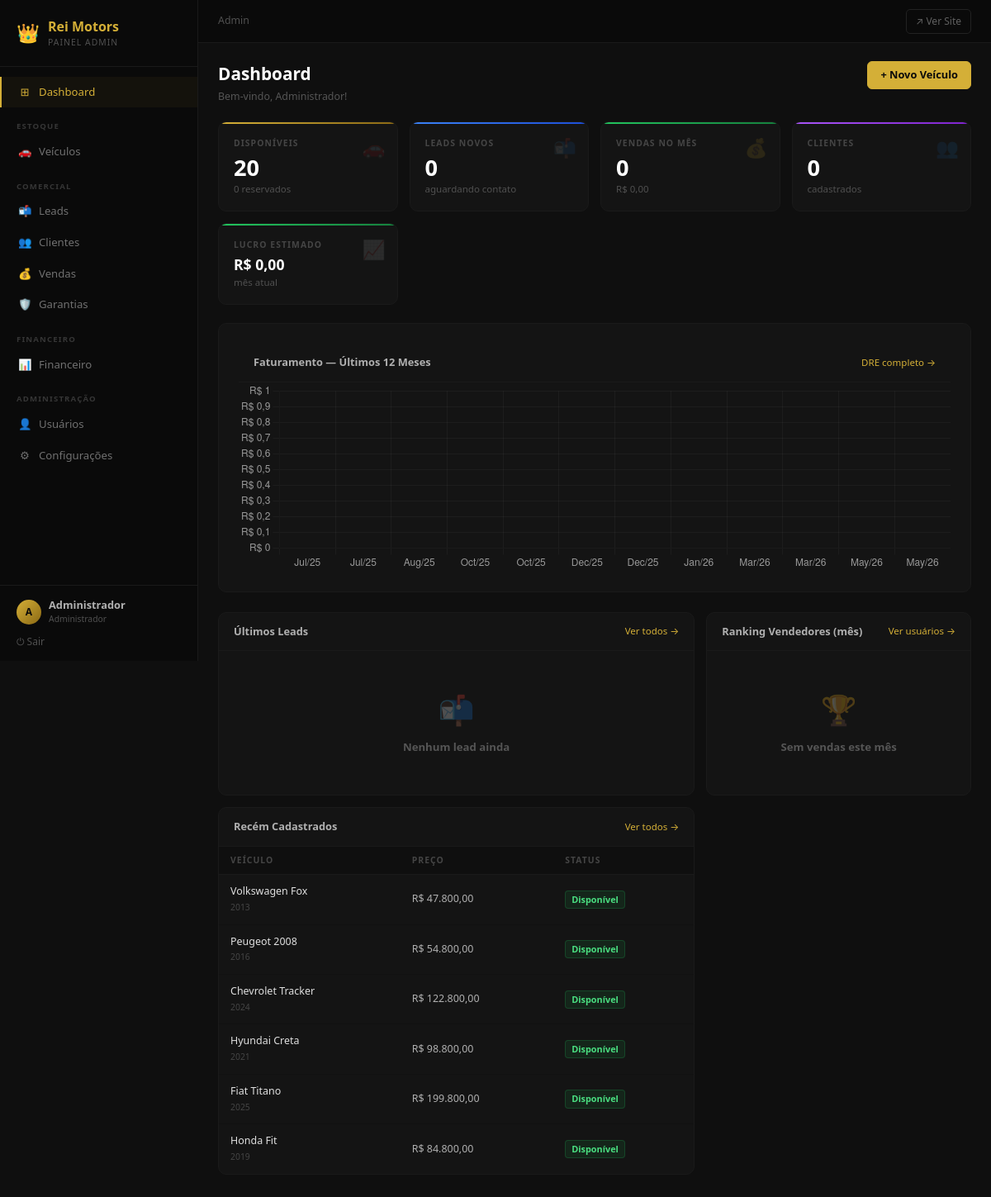
/admin/ (signed in), run on the app's committed database.
### tables this page shows
CREATE TABLE usuarios (
    id INT AUTO_INCREMENT PRIMARY KEY,
    nome VARCHAR(100) NOT NULL,
    email VARCHAR(150) NOT NULL UNIQUE,
    senha VARCHAR(255) NOT NULL,
    cpf VARCHAR(14) UNIQUE,
    telefone VARCHAR(20),
    endereco TEXT,
    role ENUM('admin', 'vendedor') NOT NULL DEFAULT 'vendedor',
    ativo TINYINT(1) DEFAULT 1,
    comissao_percentual DECIMAL(5,2) DEFAULT 3.50,
    criado_em TIMESTAMP DEFAULT CURRENT_TIMESTAMP,
    atualizado_em TIMESTAMP DEFAULT CURRENT_TIMESTAMP ON UPDATE CURRENT_TIMESTAMP,
    INDEX idx_email (email),
    INDEX idx_role (role)
);

CREATE TABLE veiculos (
    id INT AUTO_INCREMENT PRIMARY KEY,
    marca VARCHAR(50) NOT NULL,
    modelo VARCHAR(100) NOT NULL,
    slug VARCHAR(150) UNIQUE,
    ano INT NOT NULL,
    preco_venda DECIMAL(12,2) NOT NULL,
    preco_custo DECIMAL(12,2) NOT NULL,
    preco_tabela_fipe DECIMAL(12,2),
    quilometragem INT DEFAULT 0,
    combustivel ENUM('gasolina', 'flex', 'etanol', 'diesel', 'eletrico') NOT NULL,
    cambio ENUM('manual', 'automatico', 'cvt') NOT NULL,
    cor VARCHAR(50),
    descricao TEXT,
    status ENUM('disponivel', 'reservado', 'vendido') DEFAULT 'disponivel',
    destaque TINYINT(1) DEFAULT 0,
    numero_chassi VARCHAR(50) UNIQUE,
    placa VARCHAR(20) UNIQUE,
    documento VARCHAR(20),
    renavam VARCHAR(20),
    criado_em TIMESTAMP DEFAULT CURRENT_TIMESTAMP,
    atualizado_em TIMESTAMP DEFAULT CURRENT_TIMESTAMP ON UPDATE CURRENT_TIMESTAMP,
    INDEX idx_marca (marca),
    INDEX idx_modelo (modelo),
    INDEX idx_ano (ano),
    INDEX idx_preco (preco_venda),
    INDEX idx_status (status),
    INDEX idx_destaque (destaque)
);

### public_html/admin/index.php (the view, shortened to what the rows shown need)
<?php
require_once __DIR__ . '/../../includes/config.php';
require_once __DIR__ . '/../../includes/db.php';
require_once __DIR__ . '/../../includes/functions.php';
$admin_root    = '';
require_once 'includes/header.php';
$fat_12m = obterTodas(
    "SELECT DATE_FORMAT(data_venda,'%Y-%m') as mes,
            COALESCE(SUM(preco_venda-desconto_aplicado),0) as total
     FROM vendas
     WHERE data_venda >= DATE_SUB(CURDATE(), INTERVAL 11 MONTH)
       AND status IN ('confirmada','entregue')
     GROUP BY DATE_FORMAT(data_venda,'%Y-%m')
     ORDER BY mes ASC"
);
$ultimos_veiculos = obterTodas(
    "SELECT v.id, v.marca, v.modelo, v.ano, v.preco_venda, v.status,
            (SELECT vf.caminho FROM veiculos_fotos vf WHERE vf.veiculo_id=v.id AND vf.principal=1 LIMIT 1) as foto
     FROM veiculos v ORDER BY v.criado_em DESC LIMIT 6"
);
?>
<div class="page__header">
    <div>
        <h1 class="page__titulo">Dashboard</h1>
    </div>
</div>
<div class="widget" style="margin-bottom:1.5rem;padding:1.5rem">
    <div class="widget__header">
        <h2 class="widget__titulo">Faturamento — Últimos 12 Meses</h2>
    </div>
</div>
<div class="dashboard-grid">
    <div class="widget">
        <div class="widget__header">
            <h2 class="widget__titulo">Últimos Leads</h2>
        </div>
    </div>
    <div class="widget">
        <div class="widget__header">
            <h2 class="widget__titulo">Ranking Vendedores (mês)</h2>
        </div>
    </div>
    <div class="widget">
        <div class="widget__header">
            <h2 class="widget__titulo">Recém Cadastrados</h2>
        </div>
        <?php if ($ultimos_veiculos): ?>
        <table class="table">
            <thead><tr><th>Veículo</th><th>Preço</th><th>Status</th></tr></thead>
            <tbody>
            <?php foreach ($ultimos_veiculos as $v): ?>
            <tr>
                <td class="td-titulo">
                    <?= htmlspecialchars($v['marca'].' '.$v['modelo']) ?>
                    <br><small style="color:#454545"><?= $v['ano'] ?></small>
                </td>
                <td><?= formatarMoeda($v['preco_venda']) ?></td>
                <td><span class="badge-admin badge-admin--<?= $v['status'] ?>"><?= $status_veiculo[$v['status']] ?? $v['status'] ?></span></td>
            </tr>
            <?php endforeach; ?>
            </tbody>
        </table>
        <?php endif; ?>
    </div>
</div>
<script>
(function () {
    var raw = <?php
        $labels = [];
        $valores = [];
        $map = [];
        foreach ($fat_12m as $r) { $map[$r['mes']] = (float)$r['total']; }
        for ($i = 11; $i >= 0; $i--) {
            $d = date('Y-m', strtotime("-$i months"));
            $labels[] = date('M/y', strtotime($d . '-01'));
            $valores[] = $map[$d] ?? 0;
        }
        echo json_encode(['labels' => $labels, 'valores' => $valores]);
    ?>;
    var ctx = document.getElementById('chartFat12m');
    if (!ctx) return;
    new Chart(ctx, {
        type: 'bar',
        data: {
            labels: raw.labels,
            datasets: [{
                label: 'Faturamento',
                data: raw.valores,
                backgroundColor: 'rgba(212,175,55,0.65)',
                borderColor: '#D4AF37',
                borderWidth: 1,
                borderRadius: 4
            }]
        },
        options: {
            responsive: true,
            plugins: {
                legend: { display: false },
                tooltip: {
                    callbacks: {
                        label: function (c) {
                            return 'R$ ' + c.parsed.y.toLocaleString('pt-BR', {minimumFractionDigits:2});
                        }
                    }
                }
            },
            scales: {
                x: { ticks: { color: '#999' }, grid: { color: 'rgba(255,255,255,0.04)' } },
                y: {
                    ticks: {
                        color: '#999',
                        callback: function (v) { return 'R$ ' + v.toLocaleString('pt-BR'); }
                    },
                    grid: { color: 'rgba(255,255,255,0.04)' }
                }
            }
        }
    });
})();
</script>
<?php require_once 'includes/footer.php'; ?>

### public_html/admin/includes/header.php (shortened to what the rows shown need)
<?php
$_usuario = obterUmaLinha(
    "SELECT id, nome, role FROM usuarios WHERE id = ? AND ativo = 1",
    [$_SESSION['usuario_id']]
);
$_inicial = mb_strtoupper(mb_substr($_usuario['nome'], 0, 1, 'UTF-8'), 'UTF-8');
?>
<!DOCTYPE html>
<html lang="pt-BR">
<head>
    <link rel="stylesheet" href="<?= $admin_root ?>assets/css/admin.css">
</head>
<body>
<div class="admin-wrapper">
<aside class="sidebar" id="sidebar">
    <div class="sidebar__footer">
        <div class="sidebar__user">
            <div class="sidebar__user-avatar"><?= htmlspecialchars($_inicial) ?></div>
            <div>
                <div class="sidebar__user-nome"><?= htmlspecialchars($_usuario['nome']) ?></div>
                <div class="sidebar__user-role"><?= $_usuario['role'] === 'admin' ? 'Administrador' : 'Vendedor' ?></div>
            </div>
        </div>
    </div>
</aside>
<div class="admin-content">
    <main class="page">

### data on the page
usuarios: nome "A", nome "Administrador"
veiculos: marca+modelo "Volkswagen Fox", ano "2013", preco_venda "R$ 47.800,00", status "Disponível"
veiculos: marca+modelo "Peugeot 2008", ano "2016", preco_venda "R$ 54.800,00", status "Disponível"
veiculos: marca+modelo "Chevrolet Tracker", ano "2024", preco_venda "R$ 122.800,00", status "Disponível"
veiculos: marca+modelo "Hyundai Creta", ano "2021", preco_venda "R$ 98.800,00", status "Disponível"
veiculos: marca+modelo "Fiat Titano", ano "2025", preco_venda "R$ 199.800,00", status "Disponível"
veiculos: marca+modelo "Honda Fit", ano "2019", preco_venda "R$ 84.800,00", status "Disponível"

### other printed values
$_SESSION['usuario_nome'] "Administrador"
$total_disponiveis "20"
$total_reservados "0"
$leads_novos "0"
$row_vendas['c'] "0"
formatarMoeda($row_vendas['v']) "R$ 0,00"
$total_clientes "0"
formatarMoeda($lucro_mes) "R$ 0,00"
